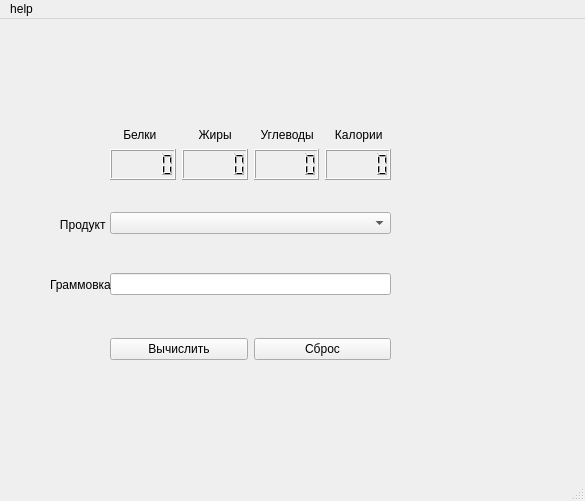
<?xml version="1.0" encoding="UTF-8"?>
<ui version="4.0">
 <class>MainWindow</class>
 <widget class="QMainWindow" name="MainWindow">
  <property name="geometry">
   <rect>
    <x>0</x>
    <y>0</y>
    <width>585</width>
    <height>501</height>
   </rect>
  </property>
  <property name="windowTitle">
   <string>MainWindow</string>
  </property>
  <widget class="QWidget" name="centralwidget">
   <widget class="QWidget" name="layoutWidget">
    <property name="geometry">
     <rect>
      <x>110</x>
      <y>310</y>
      <width>281</width>
      <height>41</height>
     </rect>
    </property>
    <layout class="QHBoxLayout" name="horizontalLayout">
     <item>
      <widget class="QPushButton" name="vicheslit">
       <property name="text">
        <string>Вычислить</string>
       </property>
      </widget>
     </item>
     <item>
      <widget class="QPushButton" name="sbros">
       <property name="text">
        <string>Сброс</string>
       </property>
      </widget>
     </item>
    </layout>
   </widget>
   <widget class="QWidget" name="layoutWidget_2">
    <property name="geometry">
     <rect>
      <x>110</x>
      <y>160</y>
      <width>281</width>
      <height>151</height>
     </rect>
    </property>
    <layout class="QVBoxLayout" name="verticalLayout">
     <item>
      <widget class="QComboBox" name="produkt"/>
     </item>
     <item>
      <widget class="QLineEdit" name="grammovka"/>
     </item>
    </layout>
   </widget>
   <widget class="QLabel" name="label_6">
    <property name="geometry">
     <rect>
      <x>50</x>
      <y>250</y>
      <width>61</width>
      <height>31</height>
     </rect>
    </property>
    <property name="text">
     <string>Граммовка</string>
    </property>
   </widget>
   <widget class="QWidget" name="">
    <property name="geometry">
     <rect>
      <x>110</x>
      <y>130</y>
      <width>281</width>
      <height>31</height>
     </rect>
    </property>
    <layout class="QHBoxLayout" name="horizontalLayout_2">
     <item>
      <widget class="QLCDNumber" name="belki"/>
     </item>
     <item>
      <widget class="QLCDNumber" name="zhiri"/>
     </item>
     <item>
      <widget class="QLCDNumber" name="uglevodi"/>
     </item>
     <item>
      <widget class="QLCDNumber" name="kalorii"/>
     </item>
    </layout>
   </widget>
   <widget class="QWidget" name="">
    <property name="geometry">
     <rect>
      <x>110</x>
      <y>100</y>
      <width>281</width>
      <height>31</height>
     </rect>
    </property>
    <layout class="QHBoxLayout" name="horizontalLayout_3">
     <item>
      <widget class="QLabel" name="label">
       <property name="text">
        <string>    Белки</string>
       </property>
      </widget>
     </item>
     <item>
      <widget class="QLabel" name="label_2">
       <property name="text">
        <string>     Жиры</string>
       </property>
      </widget>
     </item>
     <item>
      <widget class="QLabel" name="label_4">
       <property name="text">
        <string>  Углеводы</string>
       </property>
      </widget>
     </item>
     <item>
      <widget class="QLabel" name="label_3">
       <property name="text">
        <string>   Калории</string>
       </property>
      </widget>
     </item>
    </layout>
   </widget>
   <widget class="QLabel" name="label_5">
    <property name="geometry">
     <rect>
      <x>50</x>
      <y>190</y>
      <width>61</width>
      <height>31</height>
     </rect>
    </property>
    <property name="text">
     <string>   Продукт</string>
    </property>
   </widget>
  </widget>
  <widget class="QMenuBar" name="menubar">
   <property name="geometry">
    <rect>
     <x>0</x>
     <y>0</y>
     <width>585</width>
     <height>21</height>
    </rect>
   </property>
   <widget class="QMenu" name="menuhelp">
    <property name="title">
     <string>help</string>
    </property>
   </widget>
   <addaction name="menuhelp"/>
  </widget>
  <widget class="QStatusBar" name="statusbar"/>
 </widget>
 <resources/>
 <connections/>
</ui>
